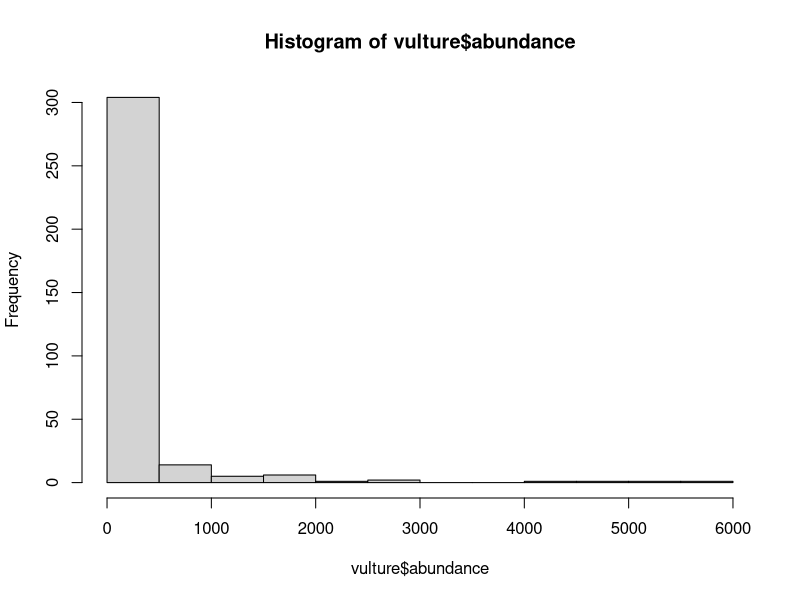
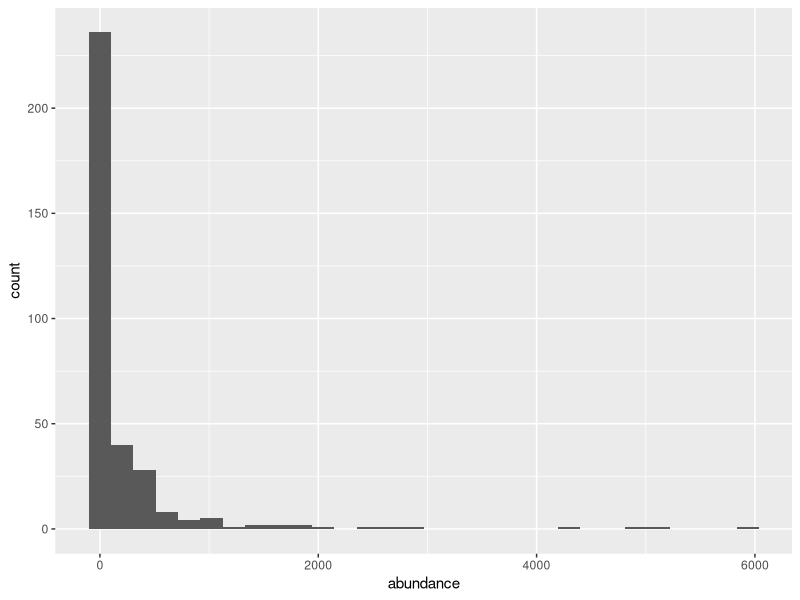
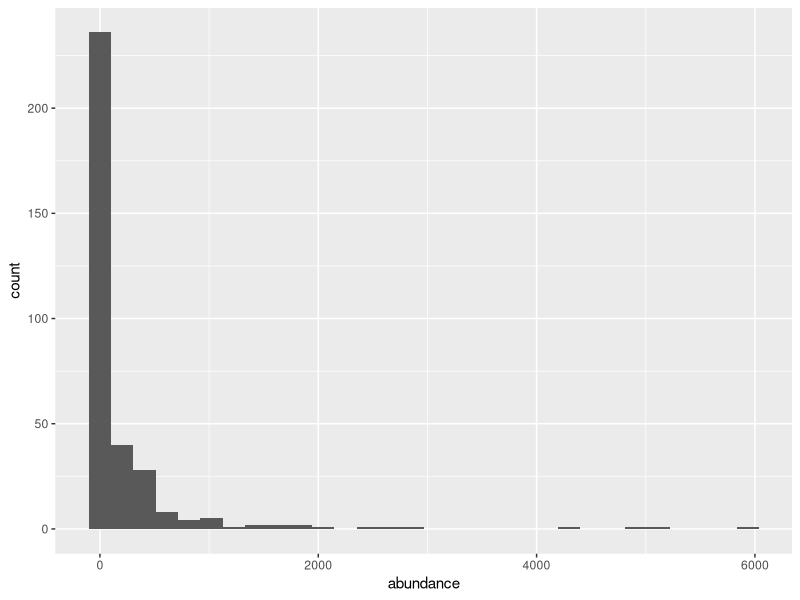
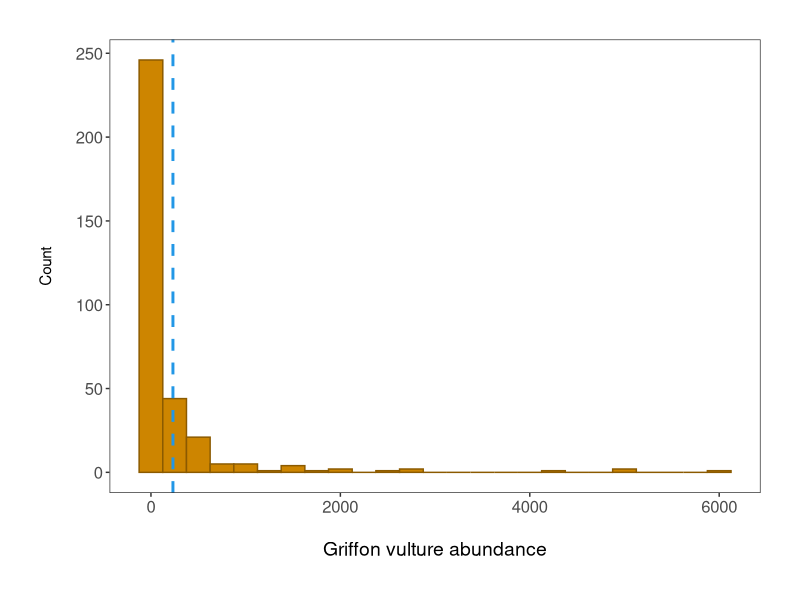
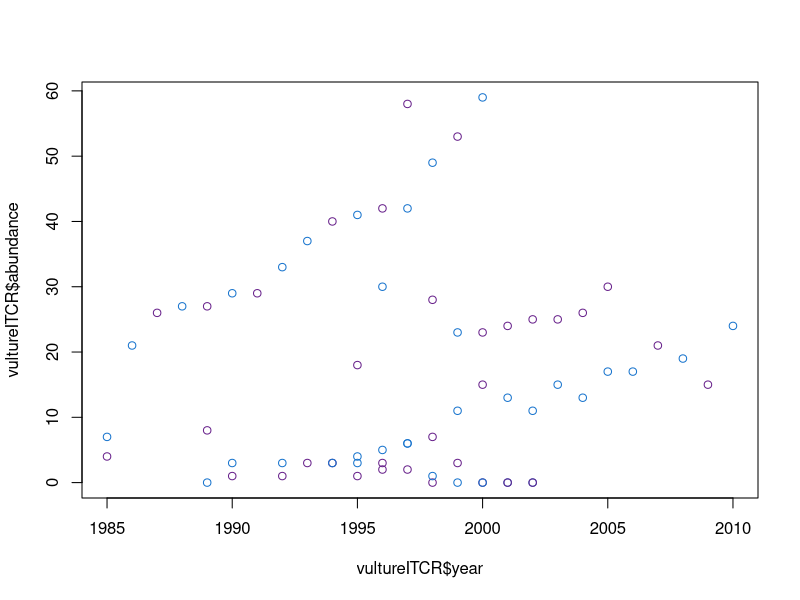
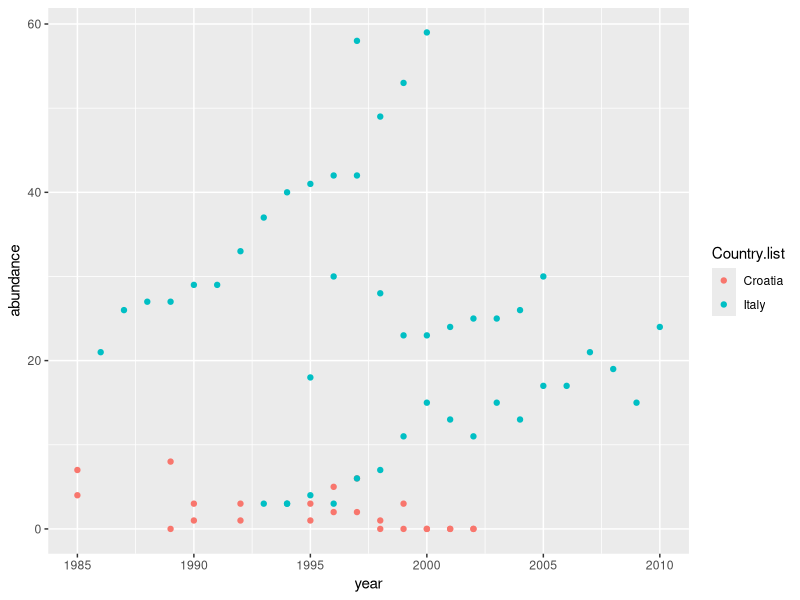
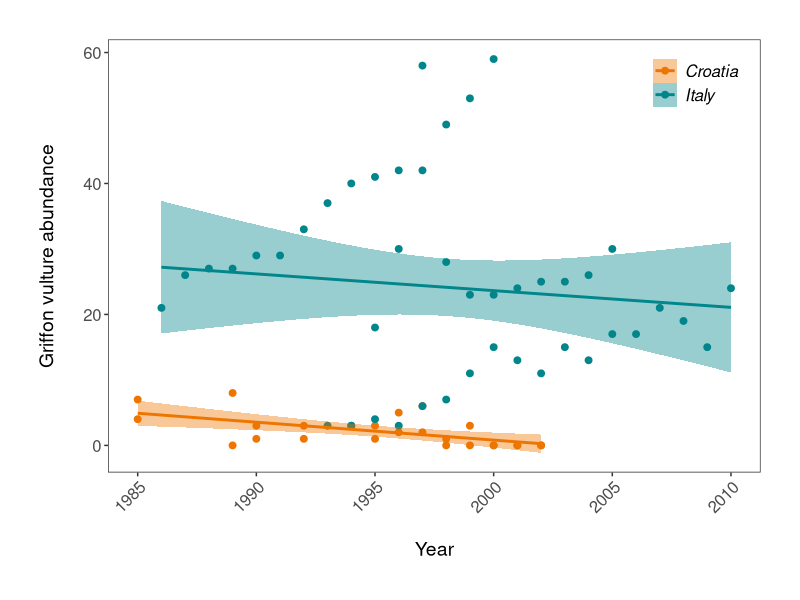
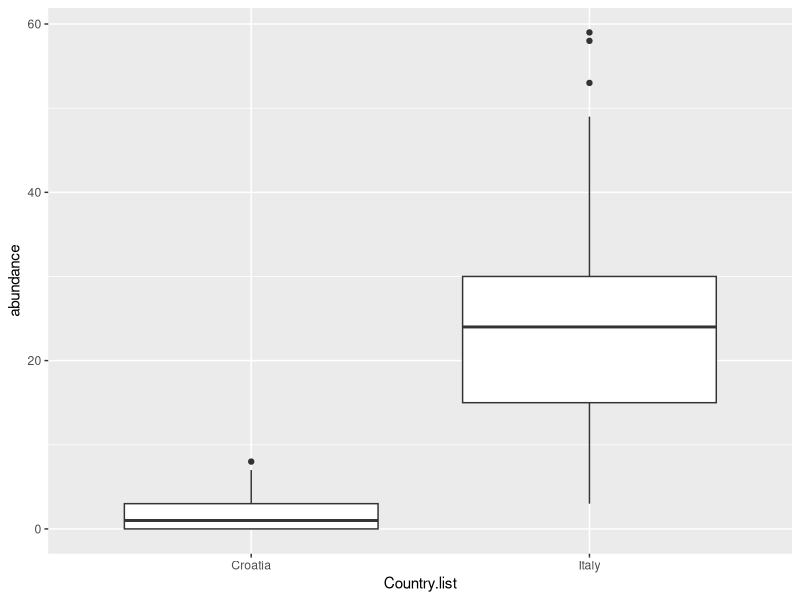

These figures' R source, in order:
# AESTHETIC AND INFORMATIVE DATA VISUALIZATION:
# USING GGPLOT2 TO COMMUNICATE YOUR RESULTS
# AUTHOR: ELIN SWANK
# 10/06/2023
# elinswank@gmail.com

################################################################################

# Libraries
library(tidyr)
library(dplyr)
library(ggplot2)
library(readr)
library(gridExtra)

################################################################################

# MAKING DIFFERENT PLOTS WITH GGPLOT2

# Import data from the Living Planet Index - population trends of vertebrate species from 1970 to 2014
LPI <- read.csv("06_Data_vis_1/LPIdata_CC.csv")

# Reshape data into long form
# By adding 9:53, we select columns 9 to 53, the ones for the different years of monitoring
LPI2 <- gather(LPI, "year", "abundance", 9:53)
View(LPI2)
LPI2$year <- parse_number(LPI2$year)
# When manipulating data it's always good check if the variables have stayed how we want them
# Use the str() function
str(LPI2)

# Abundance is also a character variable, when it should be numeric, let's fix that
LPI2$abundance <- as.numeric(LPI2$abundance)
unique(LPI2$Common.Name)

vulture <- filter(LPI2, Common.Name == "Griffon vulture / Eurasian griffon")
head(vulture)
# There are a lot of NAs in this dataframe, so we will get rid of the empty rows using na.omit()
vulture <- na.omit(vulture)

################################################################################

# HISTOGRAMS TO VISUALIZE DATA DISTRIBUTION

# With base R graphics
base_hist <- hist(vulture$abundance)

# With ggplot2: creating graph with no brackets (must call object to display)
vulture_hist <- ggplot(vulture, aes(x = abundance))  +
  geom_histogram() 
# Calling the object to display it in the plot viewer
vulture_hist

# With brackets: you create and display the graph at the same time
(vulture_hist <- ggplot(vulture, aes(x = abundance))  +
    geom_histogram())


# For another way to check whether your data is normally distributed, you can 
# either create density plots using package ggpubr and command ggdensity(), 
# OR use functions qqnorm() and qqline()

# BEGIN BEAUTIFICATION
(vulture_hist <- ggplot(vulture, aes(x = abundance)) +                
    geom_histogram(binwidth = 250, colour = "#8B5A00", fill = "#CD8500") +    # Changing the binwidth and colours
    geom_vline(aes(xintercept = mean(abundance)),                       # Adding a line for mean abundance
               colour = "132DF0", linetype = "dashed", size=1) +           # Changing the look of the line
    theme_bw() +                                                      # Changing the theme to get rid of the grey background
    ylab("Count\n") +                                                   # Changing the text of the y axis label
    xlab("\nGriffon vulture abundance")  +                              # \n adds a blank line between axis and text
    theme(axis.text = element_text(size = 12),                          # Changing font size of axis labels and title
          axis.title.x = element_text(size = 14, face = "plain"),       # face="plain" is the default, you can change it to italic, bold, etc. 
          panel.grid = element_blank(),                                 # Removing the grey grid lines
          plot.margin = unit(c(1,1,1,1), units = , "cm")))              # Putting a 1 cm margin around the plot

# We can see from the histogram that the data are very skewed 
# - a typical distribution of count abundance data

################################################################################

# LEARNING HOW TO USE COLOURPICKER

install.packages("colourpicker")

################################################################################

# SCATTER PLOT TO EXAMINE POPULATION CHANGE OVER TIME

# Filtering the data to get records only from Croatia and Italy using the 
# `filter()` function from the `dplyr` package
vultureITCR <- filter(vulture, Country.list %in% c("Croatia", "Italy"))

# Using default base graphics
plot(vultureITCR$year, vultureITCR$abundance, col = c("#1874CD", "#68228B"))

# Using default ggplot2 graphics
(vulture_scatter <- ggplot(vultureITCR, aes(x = year, y = abundance, colour = Country.list)) +  # linking colour to a factor inside aes() ensures that the points' colour will vary according to the factor levels
    geom_point())

(vulture_scatter <- ggplot(vultureITCR, aes (x = year, y = abundance, colour = Country.list)) +
    geom_point(size = 2) +                                               # Changing point size
    geom_smooth(method = "lm", aes(fill = Country.list)) +               # Adding linear model fit, colour-code by country
    theme_bw() +
    scale_fill_manual(values = c("#EE7600", "#00868B")) +                # Adding custom colours for solid geoms (ribbon)
    scale_colour_manual(values = c("#EE7600", "#00868B"),                # Adding custom colours for lines and points
                        labels = c("Croatia", "Italy")) +                # Adding labels for the legend
    ylab("Griffon vulture abundance\n") +                             
    xlab("\nYear")  +
    theme(axis.text.x = element_text(size = 12, angle = 45, vjust = 1, hjust = 1),     # making the years at a bit of an angle
          axis.text.y = element_text(size = 12),
          axis.title = element_text(size = 14, face = "plain"),                        
          panel.grid = element_blank(),                                   # Removing the background grid lines               
          plot.margin = unit(c(1,1,1,1), units = , "cm"),                 # Adding a 1cm margin around the plot
          legend.text = element_text(size = 12, face = "italic"),         # Setting the font for the legend text
          legend.title = element_blank(),                                 # Removing the legend title
          legend.position = c(0.9, 0.9)))                                 # Setting legend position - 0 is left/bottom, 1 is top/right

################################################################################

# BOXPLOT TO EXAMINE WHETHER VULTURE ABUNDANCE DIFFERS BETWEEN CROATIA AND ITALY

(vulture_boxplot <- ggplot(vultureITCR, aes(Country.list, abundance)) + geom_boxplot())

# Beautifying

(vulture_boxplot <- ggplot(vultureITCR, aes(Country.list, abundance)) + 
    geom_boxplot(aes(fill = Country.list)) +
    theme_bw() +
    scale_fill_manual(values = c("#EE7600", "#00868B")) +               # Adding custom colours
    scale_colour_manual(values = c("#EE7600", "#00868B")) +             # Adding custom colours
    ylab("Griffon vulture abundance\n") +                             
    xlab("\nCountry")  +
    theme(axis.text = element_text(size = 12),
          axis.title = element_text(size = 14, face = "plain"),                     
          panel.grid = element_blank(),                                 # Removing the background grid lines               
          plot.margin = unit(c(1,1,1,1), units = , "cm"),               # Adding a margin
          legend.position = "none"))                                    # Removing legend - not needed with only 2 factors

################################################################################

# BARPLOT TO COMPARE SPECIES RICHNESS OF A FEW EUROPEAN COUNTRIES

# Calculating species richness using pipes %>% from the dplyr package
richness <- LPI2 %>% filter (Country.list %in% c("United Kingdom", "Germany", "France", "Netherlands", "Italy")) %>%
  group_by(Country.list) %>%
  mutate(richness = (length(unique(Common.Name)))) # create new column based on how many unique common names (or species) there are in each country 

# Plotting the species richness
(richness_barplot <- ggplot(richness, aes(x = Country.list, y = richness)) +
    geom_bar(position = position_dodge(), stat = "identity", colour = "black", fill = "#00868B") +
    theme_bw() +
    ylab("Species richness\n") +                             
    xlab("Country")  +
    theme(axis.text.x = element_text(size = 12, angle = 45, vjust = 1, hjust = 1),  # Angled labels, so text doesn't overlap
          axis.text.y = element_text(size = 12),
          axis.title = element_text(size = 14, face = "plain"),                      
          panel.grid = element_blank(),                                          
          plot.margin = unit(c(1,1,1,1), units = , "cm")))

################################################################################

# USING FACETS AND CREATING PANELS

# Plot the population change for all countries
(vulture_scatter_all <- ggplot(vulture, aes (x = year, y = abundance, colour = Country.list)) +
   geom_point(size = 2) +                                               # Changing point size
   geom_smooth(method = "lm", aes(fill = Country.list)) +               # Adding linear model fit, colour-code by country
   theme_bw() +
   ylab("Griffon vulture abundance\n") +                             
   xlab("\nYear")  +
   theme(axis.text.x = element_text(size = 12, angle = 45, vjust = 1, hjust = 1),     # making the years at a bit of an angle
         axis.text.y = element_text(size = 12),
         axis.title = element_text(size = 14, face = "plain"),                        
         panel.grid = element_blank(),                                   # Removing the background grid lines               
         plot.margin = unit(c(1,1,1,1), units = , "cm"),                 # Adding a 1cm margin around the plot
         legend.text = element_text(size = 12, face = "italic"),         # Setting the font for the legend text
         legend.title = element_blank(),                                 # Removing the legend title
         legend.position = "right"))   

# NOTE: facetting layer- allows splitting of data into multiple facets representing
#                        the different countries: function = facet_wrap()

# Plot the population change for countries individually
(vulture_scatter_facets <- ggplot(vulture, aes (x = year, y = abundance, colour = Country.list)) +
    geom_point(size = 2) +                                               # Changing point size
    geom_smooth(method = "lm", aes(fill = Country.list)) +               # Adding linear model fit, colour-code by country
    facet_wrap(~ Country.list, scales = "free_y") +                      # THIS LINE CREATES THE FACETTING: scales = "free_y" allows different y-axis values
    theme_bw() +                                                         
    ylab("Griffon vulture abundance\n") +                             
    xlab("\nYear")  +
    theme(axis.text.x = element_text(size = 12, angle = 45, vjust = 1, hjust = 1),     # making the years at a bit of an angle
          axis.text.y = element_text(size = 12),
          axis.title = element_text(size = 14, face = "plain"),                        
          panel.grid = element_blank(),                                   # Removing the background grid lines               
          plot.margin = unit(c(1,1,1,1), units = , "cm"),                 # Adding a 1cm margin around the plot
          legend.text = element_text(size = 12, face = "italic"),         # Setting the font for the legend text
          legend.title = element_blank(),                                 # Removing the legend title
          legend.position = "right"))   

# Sometimes you want to arrange multiple fugures into a panel, use grid.arrange() from pkg gridextra
grid.arrange(vulture_hist, vulture_scatter, vulture_boxplot, ncol = 1)

# This doesn't look right - the graphs are too stretched, the legend and text are all messed up, the white margins are too big

# Fixing the problems - adding ylab() again overrides the previous settings

(panel <- grid.arrange(
  vulture_hist + ggtitle("(a)") + ylab("Count") + xlab("Abundance") +   # adding labels to the different plots
    theme(plot.margin = unit(c(0.2, 0.2, 0.2, 0.2), units = , "cm")),
  
  vulture_boxplot + ggtitle("(b)") + ylab("Abundance") + xlab("Country") +
    theme(plot.margin = unit(c(0.2, 0.2, 0.2, 0.2), units = , "cm")),
  
  vulture_scatter + ggtitle("(c)") + ylab("Abundance") + xlab("Year") +
    theme(plot.margin = unit(c(0.2, 0.2, 0.2, 0.2), units = , "cm")) +
    theme(legend.text = element_text(size = 12, face = "italic"),     
          legend.title = element_blank(),                                   
          legend.position = c(0.85, 0.85)), # changing the legend position so that it fits within the panel
  ncol = 1)) # ncol determines how many columns you have

ggsave(panel, file = "vulture_panel2.png", width = 5, height = 12) 

################################################################################

# CHALLENGE YOURSELF

# 1 - Choose TWO species from the LPI data and display their population trends over time, 
# using a scatterplot and a linear model fit?

# filter for 2 species
narwhal_seiwhale <- filter(LPI2, Common.Name %in% c("Narwhal", "Sei whale"))

# create beautified scatterplot, choose colors 
(narwhal_seiwhale_scatter <- ggplot(narwhal_seiwhale, aes(x = year, y = abundance)) +
    geom_point(aes(colour = Country.list), size = 1.5, alpha = 0.6) +                # alpha controls transparency
    facet_wrap(~ Common.Name, scales = 'free_y') +                                   # facetting by species
    stat_smooth(method = 'lm', aes(fill = Country.list, colour = Country.list)) +    # colour coding by country
    scale_colour_manual(values = c('#8B3A3A', '#4A708B', '#FFA500', '#8B8989'), name = 'Country') +
    scale_fill_manual(values = c('#8B3A3A', '#4A708B', '#FFA500', '#8B8989'), name = 'Country') +
    labs(x = 'Year', y = 'Abundance \n') +
    theme_bw() +
    theme(panel.grid = element_blank(),
          strip.background = element_blank(),
          strip.text = element_text(size = 12),
          axis.text = element_text(size = 12),
          axis.title = element_text(size = 12),
          legend.text = element_text(size = 12),
          legend.title = element_text(size = 12))
)
# 2 - Using the same two species, filter the data to include only records from 
# FIVE countries of your choice, and make a boxplot to compare how the abundance 
# of those two species varies between the five countries?

# check countreis found in
unique(narwhal_seiwhale$Country.list) #only 3 countries

# filter for desired species and countries, group data by country
narwhal_seiwhale2 <- LPI2 %>% filter(Common.Name %in% c("Narwhal", "Sei whale")) %>%
  filter (Country.list %in% c("United States", "Canada", "Iceland", "Netherlands", "Italy")) %>%
  group_by(Country.list)

# create beautified boxplot
(narwhal_seiwhale2_boxplot <- ggplot(narwhal_seiwhale2, aes(x = Country.list, y = abundance)) +
    geom_boxplot() +
    labs(x = 'Country', y = 'Abundance \n') +
    theme_bw() +
    facet_wrap(~Common.Name, scales = 'free_y') + 
    theme(panel.grid = element_blank(),
          strip.background = element_blank(),
          strip.text = element_text(size = 12),
          axis.text = element_text(size = 12),
          axis.title = element_text(size = 12),
          legend.text = element_text(size = 12),
          legend.title = element_text(size = 12))
)

library(egg)

ggarrange(narwhal_seiwhale_scatter + labs(title = 'Population change over time'), 
          narwhal_seiwhale2_boxplot + labs(title = 'Population size across countries'))

################################################################################

# I chose two Arctic animals
arctic <- filter(LPI2, Common.Name %in% c('Reindeer / Caribou', 'Beluga whale'))

# GRAPH 1 - POPULATION CHANGE OVER TIME

(arctic.scatter<- ggplot(arctic, aes(x = year, y = abundance)) +
    geom_point(aes(colour = Country.list), size = 1.5, alpha = 0.6) +                # alpha controls transparency
    facet_wrap(~ Common.Name, scales = 'free_y') +                                   # facetting by species
    stat_smooth(method = 'lm', aes(fill = Country.list, colour = Country.list)) +    # colour coding by country
    scale_colour_manual(values = c('#8B3A3A', '#4A708B', '#FFA500', '#8B8989'), name = 'Country') +
    scale_fill_manual(values = c('#8B3A3A', '#4A708B', '#FFA500', '#8B8989'), name = 'Country') +
    labs(x = 'Year', y = 'Abundance \n') +
    theme_bw() +
    theme(panel.grid = element_blank(),
          strip.background = element_blank(),
          strip.text = element_text(size = 12),
          axis.text = element_text(size = 12),
          axis.title = element_text(size = 12),
          legend.text = element_text(size = 12),
          legend.title = element_text(size = 12))
)

# GRAPH 2 - BOXPLOTS OF ABUNDANCE ACROSS FIVE COUNTRIES

# Only have four countries so no subsetting; let's plot directly:
(arctic.box <- ggplot(arctic, aes(x = Country.list, y = abundance)) +
    geom_boxplot() +
    labs(x = 'Country', y = 'Abundance \n') +
    theme_bw() +
    facet_wrap(~Common.Name, scales = 'free_y') +
    theme(panel.grid = element_blank(),
          strip.background = element_blank(),
          strip.text = element_text(size = 12),
          axis.text = element_text(size = 12),
          axis.title = element_text(size = 12),
          legend.text = element_text(size = 12),
          legend.title = element_text(size = 12))
)

# Not great because of high-abundance outliers for reindeer in Canada - let's remove them for now (wouldn't do that for an analysis!)
(arctic.box <- ggplot(filter(arctic, abundance < 8000), aes(x = Country.list, y = abundance)) +
    geom_boxplot() +
    labs(x = 'Country', y = 'Abundance \n') +
    theme_bw() +
    facet_wrap(~Common.Name, scales = 'free_y') +
    theme(panel.grid = element_blank(),
          strip.background = element_blank(),
          strip.text = element_text(size = 12),
          axis.text = element_text(size = 12),
          axis.text.x = element_text(angle = 45, hjust = 1),
          axis.title = element_text(size = 12))
)

#Align together in a panel - here I use the egg package that lines up plots together regardless of whether they have a legend or not

library(egg)

ggarrange(arctic.scatter + labs(title = 'Population change over time'), 
          arctic.box + labs(title = 'Population size across countries'))
